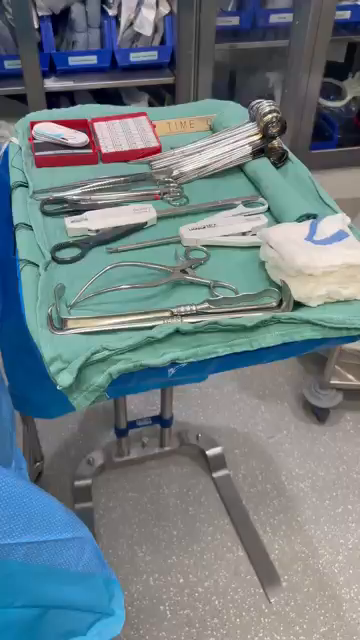
#> input picture frame 0 of video.mp4, 360 x 640 px
$ python testing.py
#> lines starting #> are read from the running program, lines starting #| are printed output that depends on the picture
import cv2
import numpy as np
import os
from glob import glob
from sklearn.metrics.pairwise import cosine_similarity

def load_downscaled_frame(video_path, frame_idx, max_dim=480):
#> called with video_path = 'video.mp4', frame_idx = 0, max_dim = 480
    cap = cv2.VideoCapture(video_path)
    cap.set(cv2.CAP_PROP_POS_FRAMES, frame_idx)
    ret, frame = cap.read()
#> frame is the input picture: shape (640, 360, 3); mean B, G, R 130.3, 124.3, 109.9
    cap.release()
    if not ret:
        return None
    rgb_frame = cv2.cvtColor(frame, cv2.COLOR_BGR2RGB)
    h, w = rgb_frame.shape[:2]
#> h = 640; w = 360
    scale = max_dim / max(h, w)
#> scale = 0.75
    if scale < 1.0:
        new_w, new_h = int(w * scale), int(h * scale)
#> new_w = 270; new_h = 480
        rgb_frame = cv2.resize(rgb_frame, (new_w, new_h))
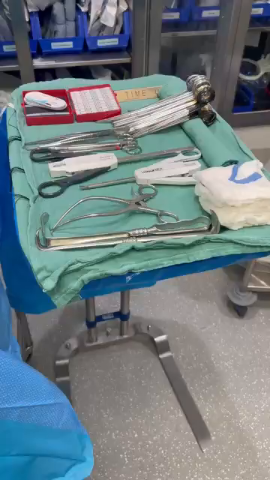
#> rgb_frame: shape (480, 270, 3); mean R, G, B 109.9, 124.3, 130.2
    return rgb_frame

def crop_object(image, mask):
    ys, xs = np.where(mask)
    if len(xs) == 0 or len(ys) == 0:
        return None, None
    x1, x2 = xs.min(), xs.max()
    y1, y2 = ys.min(), ys.max()
    cropped_img = image[y1:y2+1, x1:x2+1].copy()
    cropped_mask = mask[y1:y2+1, x1:x2+1]
    # Broadcast mask for 3 color channels
    cropped_img[~cropped_mask[..., None]] = 0
    return cropped_img, cropped_mask

def extract_color_hist(image, mask, bins=32):
    hsv = cv2.cvtColor(image, cv2.COLOR_RGB2HSV)
    hist = cv2.calcHist([hsv], [0,1,2], mask.astype(np.uint8), [bins]*3, [0,180,0,256,0,256])
    cv2.normalize(hist, hist)
    return hist.flatten()

def load_masks_for_frame(mask_folder, frame_idx):
    mask_files = sorted(glob(os.path.join(mask_folder, f"mask_{frame_idx:04d}_*.png")))
    masks = []
    for mf in mask_files:
        m = cv2.imread(mf, cv2.IMREAD_GRAYSCALE)
        if m is None:
            continue
        masks.append(m > 128)
    return masks

def identify_and_save_unique_objects(video_path, mask_folder, frame_indices, distance_threshold=0.85, max_dim=480):
    descriptors = []
    object_ids = []
    unique_objects = {}

    for frame_idx in frame_indices:
        print(f"Processing frame {frame_idx}...")
        rgb_frame = load_downscaled_frame(video_path, frame_idx, max_dim)
        if rgb_frame is None:
            print(f"Failed to load frame {frame_idx}")
            continue
        masks = load_masks_for_frame(mask_folder, frame_idx)
        print(f"  Found {len(masks)} masks.")

        for mask in masks:
            crop, cropped_mask = crop_object(rgb_frame, mask)
            if crop is None:
                continue
            desc = extract_color_hist(crop, cropped_mask)

            if len(descriptors) == 0:
                unique_id = 0
                unique_objects[unique_id] = [(frame_idx, crop)]
                descriptors.append(desc)
                object_ids.append(unique_id)
                continue

            sims = cosine_similarity([desc], descriptors)[0]
            best_idx = np.argmax(sims)
            best_sim = sims[best_idx]

            if best_sim > distance_threshold:
                uid = object_ids[best_idx]
                unique_objects[uid].append((frame_idx, crop))
            else:
                uid = max(object_ids) + 1
                unique_objects[uid] = [(frame_idx, crop)]
                descriptors.append(desc)
                object_ids.append(uid)
#> after the loop, descriptors = []; object_ids = []; unique_objects = 0 items
#> pass 2 of the loop in identify_and_save_unique_objects, `for frame_idx in frame_indices:`:
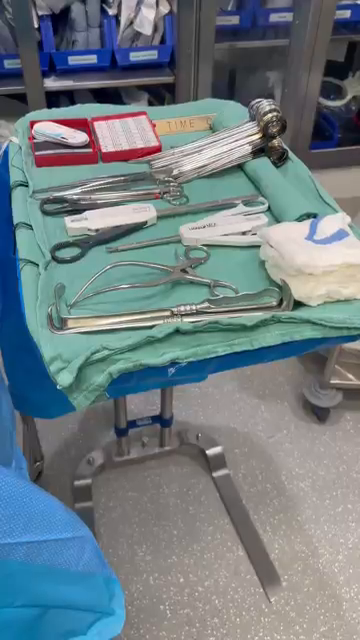
#> input picture frame 5 of video.mp4, 360 x 640 px
#> in load_downscaled_frame, frame is the input picture: shape (640, 360, 3); mean B, G, R 130.8, 124.8, 110.3
#> in load_downscaled_frame (call 2), `rgb_frame = cv2.resize(rgb_frame, (new_w, new_h))`:
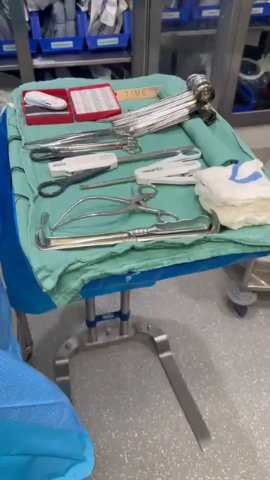
#> rgb_frame: shape (480, 270, 3); mean R, G, B 110.3, 124.8, 130.8
#> pass 3 of the loop in identify_and_save_unique_objects, `for frame_idx in frame_indices:`:
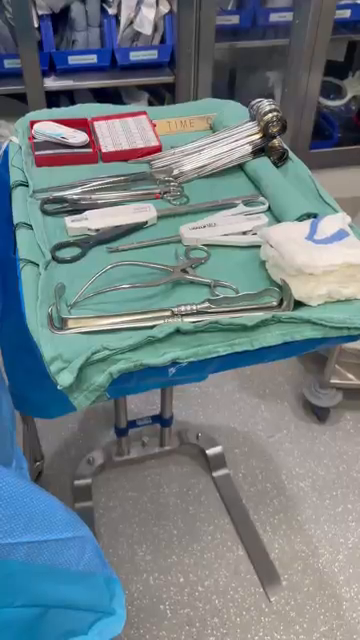
#> input picture frame 10 of video.mp4, 360 x 640 px
#> in load_downscaled_frame, frame is the input picture: shape (640, 360, 3); mean B, G, R 131, 125, 110.5
#> in load_downscaled_frame (call 3), `rgb_frame = cv2.resize(rgb_frame, (new_w, new_h))`:
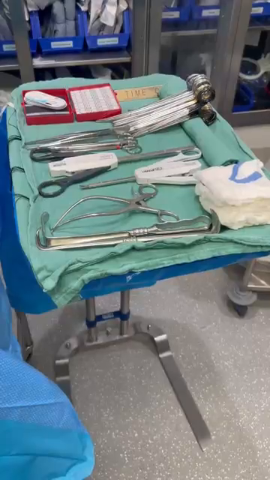
#> rgb_frame: shape (480, 270, 3); mean R, G, B 110.4, 125, 131
#> the loop made 40 passes; the first 3 are shown

    print(f"Identified {len(unique_objects)} unique objects.")
#| Identified 0 unique objects.
    save_dir = "unique_crops"
#> save_dir = 'unique_crops'
    os.makedirs(save_dir, exist_ok=True)
    for uid, crops in unique_objects.items():
        obj_dir = os.path.join(save_dir, f"object_{uid}")
        os.makedirs(obj_dir, exist_ok=True)
        for frame_i, crop_img in crops:
            save_path = os.path.join(obj_dir, f"frame{frame_i:04d}.png")
            cv2.imwrite(save_path, cv2.cvtColor(crop_img, cv2.COLOR_RGB2BGR))
#> this loop made 0 passes

    print(f"Cropped unique objects saved under '{save_dir}'.")
#| Cropped unique objects saved under 'unique_crops'.

if __name__ == "__main__":
    video_path = "video.mp4"  # Replace with your video path
    mask_folder = "sam_output/masks"  # Must match your SAM output folder

    # You processed every 5 frames, get those frames indices from your SAM script
    frame_indices = list(range(0, 200, 5))  # Change 200 to max frame you processed

    identify_and_save_unique_objects(video_path, mask_folder, frame_indices)
